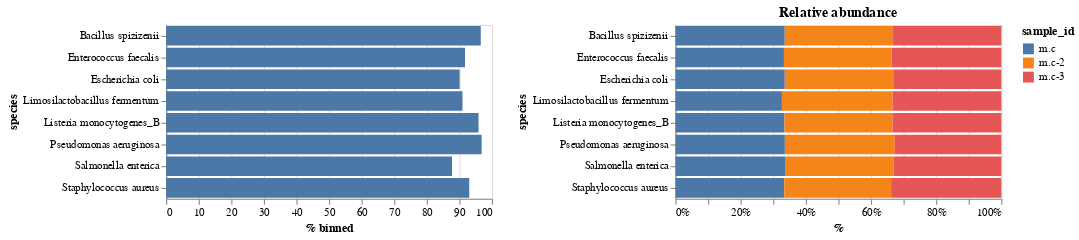

Notebook code for this chart:
### Markdown cell above
Below left is a plot of how much of the actual genome was recovered in each MAG (total binned bp divided by the known genome size). The right panel shows the relative abundance of each MAG in the samples.

### Code cell
source1 = pd.melt(mock_genomes.reset_index(), id_vars=["MAG","species"], value_vars=["m.c","m.c-2", "m.c-3"], var_name="sample_id", value_name="%")
source2 = pd.melt(mock_genomes.reset_index(), id_vars=["MAG","species"], value_vars=["percent_binned"], value_name="% binned")
c1 = alt.Chart(source1, title="Relative abundance").mark_bar().encode(
    x=alt.X('%').stack("normalize"),
    y='species',
    color=alt.Color("sample_id"),
    tooltip=["MAG", "%", "sample_id"]
)
c2 = alt.Chart(source2).mark_bar().encode(
    x=alt.X('% binned'),
    y='species',
    tooltip=["MAG", "% binned"],)
c2|c1

### Figure 1 — Vega-Lite specification as saved in the notebook (floating-point values rounded to 4 significant figures)
{"config": {"view": {"continuousWidth": 300, "continuousHeight": 300}}, "hconcat": [{"data": {"name": "data-4c5a290fe52485e50d22c2efcde12a5f"}, "mark": {"type": "bar"}, "encoding": {"tooltip": [{"field": "MAG", "type": "nominal"}, {"field": "% binned", "type": "quantitative"}], "x": {"field": "% binned", "type": "quantitative"}, "y": {"field": "species", "type": "nominal"}}}, {"data": {"name": "data-e56fb2d05188b7bbe33e473b49ea8c8d"}, "mark": {"type": "bar"}, "encoding": {"color": {"field": "sample_id", "type": "nominal"}, "tooltip": [{"field": "MAG", "type": "nominal"}, {"field": "%", "type": "quantitative"}, {"field": "sample_id", "type": "nominal"}], "x": {"field": "%", "stack": "normalize", "type": "quantitative"}, "y": {"field": "species", "type": "nominal"}}, "title": "Relative abundance"}], "$schema": "https://vega.github.io/schema/vega-lite/v5.14.1.json", "datasets": {"data-4c5a290fe52485e50d22c2efcde12a5f": [{"MAG": "MAG1", "species": "Listeria monocytogenes_B", "variable": "percent_binned", "% binned": 95.88}, {"MAG": "MAG2", "species": "Limosilactobacillus fermentum", "variable": "percent_binned", "% binned": 90.95}, {"MAG": "MAG3", "species": "Pseudomonas aeruginosa", "variable": "percent_binned", "% binned": 96.83}, {"MAG": "MAG4", "species": "Salmonella enterica", "variable": "percent_binned", "% binned": 87.74}, {"MAG": "MAG5", "species": "Escherichia coli", "variable": "percent_binned", "% binned": 90.08}, {"MAG": "MAG6", "species": "Enterococcus faecalis", "variable": "percent_binned", "% binned": 91.73}, {"MAG": "MAG7", "species": "Staphylococcus aureus", "variable": "percent_binned", "% binned": 93.03}, {"MAG": "MAG8", "species": "Bacillus spizizenii", "variable": "percent_binned", "% binned": 96.56}], "data-e56fb2d05188b7bbe33e473b49ea8c8d": [{"MAG": "MAG1", "species": "Listeria monocytogenes_B", "sample_id": "m.c", "%": 13.0}, {"MAG": "MAG2", "species": "Limosilactobacillus fermentum", "sample_id": "m.c", "%": 17.81}, {"MAG": "MAG3", "species": "Pseudomonas aeruginosa", "sample_id": "m.c", "%": 9.812}, {"MAG": "MAG4", "species": "Salmonella enterica", "sample_id": "m.c", "%": 11.83}, {"MAG": "MAG5", "species": "Escherichia coli", "sample_id": "m.c", "%": 11.56}, {"MAG": "MAG6", "species": "Enterococcus faecalis", "sample_id": "m.c", "%": 12.09}, {"MAG": "MAG7", "species": "Staphylococcus aureus", "sample_id": "m.c", "%": 12.71}, {"MAG": "MAG8", "species": "Bacillus spizizenii", "sample_id": "m.c", "%": 11.18}, {"MAG": "MAG1", "species": "Listeria monocytogenes_B", "sample_id": "m.c-2", "%": 12.9}, {"MAG": "MAG2", "species": "Limosilactobacillus fermentum", "sample_id": "m.c-2", "%": 18.53}, {"MAG": "MAG3", "species": "Pseudomonas aeruginosa", "sample_id": "m.c-2", "%": 9.864}, {"MAG": "MAG4", "species": "Salmonella enterica", "sample_id": "m.c-2", "%": 11.71}, {"MAG": "MAG5", "species": "Escherichia coli", "sample_id": "m.c-2", "%": 11.47}, {"MAG": "MAG6", "species": "Enterococcus faecalis", "sample_id": "m.c-2", "%": 12.0}, {"MAG": "MAG7", "species": "Staphylococcus aureus", "sample_id": "m.c-2", "%": 12.48}, {"MAG": "MAG8", "species": "Bacillus spizizenii", "sample_id": "m.c-2", "%": 11.05}, {"MAG": "MAG1", "species": "Listeria monocytogenes_B", "sample_id": "m.c-3", "%": 12.98}, {"MAG": "MAG2", "species": "Limosilactobacillus fermentum", "sample_id": "m.c-3", "%": 18.19}, {"MAG": "MAG3", "species": "Pseudomonas aeruginosa", "sample_id": "m.c-3", "%": 9.55}, {"MAG": "MAG4", "species": "Salmonella enterica", "sample_id": "m.c-3", "%": 11.66}, {"MAG": "MAG5", "species": "Escherichia coli", "sample_id": "m.c-3", "%": 11.43}, {"MAG": "MAG6", "species": "Enterococcus faecalis", "sample_id": "m.c-3", "%": 12.23}, {"MAG": "MAG7", "species": "Staphylococcus aureus", "sample_id": "m.c-3", "%": 12.88}, {"MAG": "MAG8", "species": "Bacillus spizizenii", "sample_id": "m.c-3", "%": 11.09}]}}
